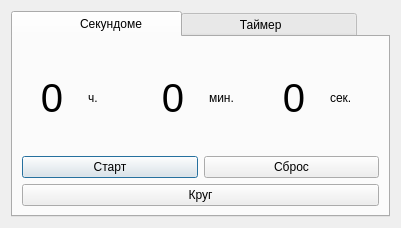
<?xml version="1.0" encoding="UTF-8"?>
<ui version="4.0">
 <class>Dialog</class>
 <widget class="QDialog" name="Dialog">
  <property name="geometry">
   <rect>
    <x>0</x>
    <y>0</y>
    <width>401</width>
    <height>228</height>
   </rect>
  </property>
  <property name="windowTitle">
   <string>Dialog</string>
  </property>
  <layout class="QVBoxLayout" name="verticalLayout">
   <item>
    <widget class="QTabWidget" name="tabWidget">
     <property name="currentIndex">
      <number>0</number>
     </property>
     <property name="documentMode">
      <bool>false</bool>
     </property>
     <property name="tabsClosable">
      <bool>false</bool>
     </property>
     <property name="movable">
      <bool>false</bool>
     </property>
     <property name="tabBarAutoHide">
      <bool>false</bool>
     </property>
     <widget class="QWidget" name="tab_Sec">
      <attribute name="title">
       <string>                 Секундоме        </string>
      </attribute>
      <layout class="QVBoxLayout" name="verticalLayout_2">
       <item>
        <layout class="QHBoxLayout" name="horizontalLayout_3">
         <item>
          <widget class="QLabel" name="label_Sec_h_2">
           <property name="minimumSize">
            <size>
             <width>60</width>
             <height>0</height>
            </size>
           </property>
           <property name="font">
            <font>
             <pointsize>30</pointsize>
            </font>
           </property>
           <property name="text">
            <string>0</string>
           </property>
           <property name="alignment">
            <set>Qt::AlignCenter</set>
           </property>
          </widget>
         </item>
         <item>
          <widget class="QLabel" name="label_Sec_h">
           <property name="text">
            <string>ч.</string>
           </property>
          </widget>
         </item>
         <item>
          <widget class="QLabel" name="label_Sec_min_2">
           <property name="minimumSize">
            <size>
             <width>60</width>
             <height>0</height>
            </size>
           </property>
           <property name="font">
            <font>
             <pointsize>30</pointsize>
            </font>
           </property>
           <property name="text">
            <string>0</string>
           </property>
           <property name="alignment">
            <set>Qt::AlignCenter</set>
           </property>
          </widget>
         </item>
         <item>
          <widget class="QLabel" name="label_Sec_min">
           <property name="text">
            <string>мин.</string>
           </property>
          </widget>
         </item>
         <item>
          <widget class="QLabel" name="label_Sec_sec_2">
           <property name="minimumSize">
            <size>
             <width>60</width>
             <height>0</height>
            </size>
           </property>
           <property name="font">
            <font>
             <pointsize>30</pointsize>
            </font>
           </property>
           <property name="text">
            <string>0</string>
           </property>
           <property name="alignment">
            <set>Qt::AlignCenter</set>
           </property>
          </widget>
         </item>
         <item>
          <widget class="QLabel" name="label_Sec_sec">
           <property name="text">
            <string>сек.</string>
           </property>
          </widget>
         </item>
        </layout>
       </item>
       <item>
        <layout class="QHBoxLayout" name="horizontalLayout">
         <item>
          <widget class="QPushButton" name="pushButton_Sec_start_stop">
           <property name="text">
            <string>Старт</string>
           </property>
          </widget>
         </item>
         <item>
          <widget class="QPushButton" name="pushButton_Sec_reset">
           <property name="text">
            <string>Сброс</string>
           </property>
          </widget>
         </item>
        </layout>
       </item>
       <item>
        <widget class="QPushButton" name="pushButton_Sec_round">
         <property name="text">
          <string>Круг</string>
         </property>
        </widget>
       </item>
      </layout>
     </widget>
     <widget class="QWidget" name="tab_Timer">
      <attribute name="title">
       <string>              Таймер                   </string>
      </attribute>
      <layout class="QVBoxLayout" name="verticalLayout_3">
       <item>
        <layout class="QHBoxLayout" name="horizontalLayout_2">
         <item>
          <widget class="QLabel" name="label_h">
           <property name="minimumSize">
            <size>
             <width>60</width>
             <height>0</height>
            </size>
           </property>
           <property name="font">
            <font>
             <pointsize>30</pointsize>
            </font>
           </property>
           <property name="text">
            <string>0</string>
           </property>
           <property name="alignment">
            <set>Qt::AlignCenter</set>
           </property>
          </widget>
         </item>
         <item>
          <widget class="QLabel" name="label_Timer_h">
           <property name="text">
            <string>ч.</string>
           </property>
          </widget>
         </item>
         <item>
          <widget class="QLabel" name="label_min">
           <property name="minimumSize">
            <size>
             <width>60</width>
             <height>0</height>
            </size>
           </property>
           <property name="font">
            <font>
             <pointsize>30</pointsize>
            </font>
           </property>
           <property name="text">
            <string>0</string>
           </property>
           <property name="alignment">
            <set>Qt::AlignCenter</set>
           </property>
          </widget>
         </item>
         <item>
          <widget class="QLabel" name="label_Timer_min">
           <property name="text">
            <string>мин.</string>
           </property>
          </widget>
         </item>
         <item>
          <widget class="QLabel" name="label_sec">
           <property name="minimumSize">
            <size>
             <width>60</width>
             <height>0</height>
            </size>
           </property>
           <property name="font">
            <font>
             <pointsize>30</pointsize>
            </font>
           </property>
           <property name="text">
            <string>0</string>
           </property>
           <property name="alignment">
            <set>Qt::AlignCenter</set>
           </property>
          </widget>
         </item>
         <item>
          <widget class="QLabel" name="label_Timer_sec">
           <property name="text">
            <string>сек.</string>
           </property>
          </widget>
         </item>
        </layout>
       </item>
       <item>
        <layout class="QHBoxLayout" name="horizontalLayout_4">
         <item>
          <widget class="QPushButton" name="pushButton_Timer_start_stop">
           <property name="text">
            <string>Старт</string>
           </property>
           <property name="autoDefault">
            <bool>true</bool>
           </property>
           <property name="default">
            <bool>false</bool>
           </property>
          </widget>
         </item>
         <item>
          <widget class="QPushButton" name="pushButton_Timer_reset">
           <property name="text">
            <string>Сброс</string>
           </property>
           <property name="default">
            <bool>false</bool>
           </property>
          </widget>
         </item>
        </layout>
       </item>
       <item>
        <widget class="QPushButton" name="pushButton_Timer_setTimer">
         <property name="text">
          <string>Задать время и мелодию</string>
         </property>
        </widget>
       </item>
      </layout>
     </widget>
    </widget>
   </item>
  </layout>
 </widget>
 <resources/>
 <connections/>
</ui>
